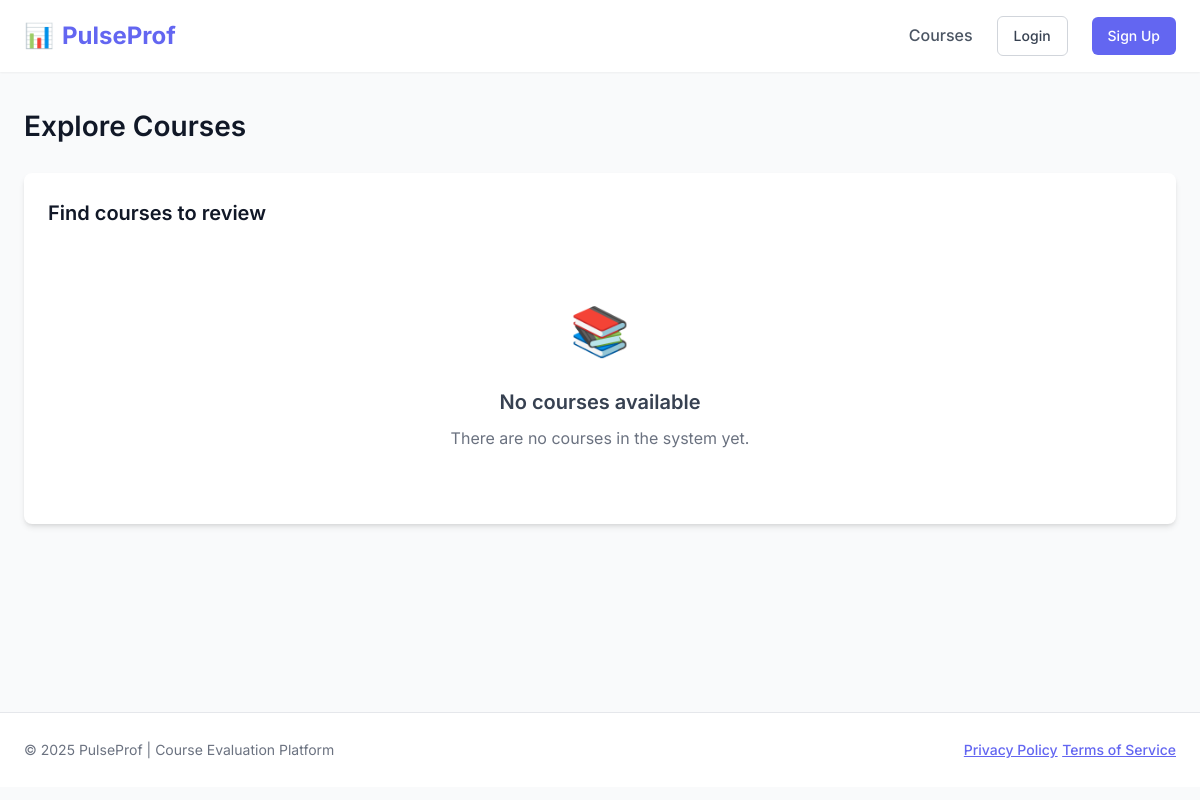
The app's page /, older data.
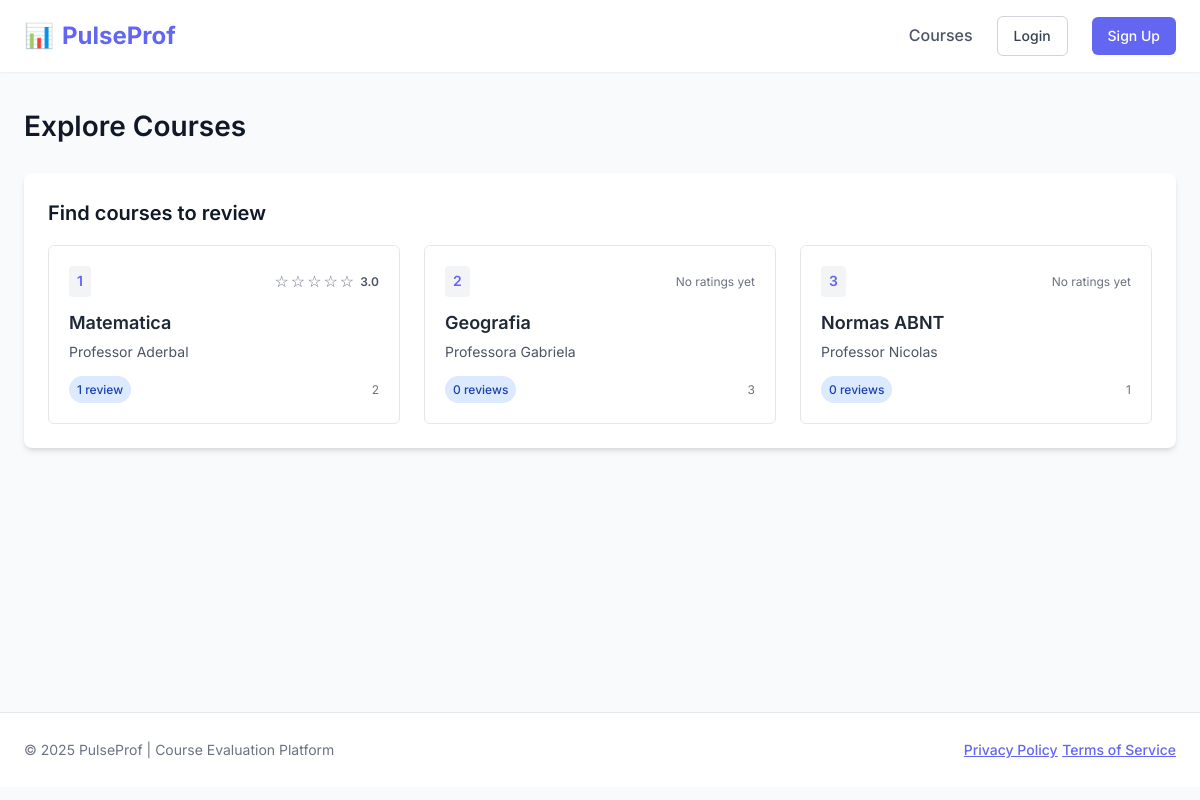
The same page, newer data.
### avaliacoes/models.py (models this page shows, shortened)
class Course(models.Model):
    title = models.CharField(max_length=100)
    code = models.CharField(max_length=20, unique=True)
    instructor = models.CharField(max_length=100)
    semester = models.CharField(max_length=20, blank=True)
    description = models.TextField(blank=True)

### avaliacoes/views.py (the view)
# urls.py: path('', views.course_list, name='course_list'),
def course_list(request):
    courses = Course.objects.annotate(
        avg_rating=Avg('review__rating'),
        num_reviews=Count('review')
    ).order_by('code')
    context = {
        'courses': courses,
        'page_title': 'Available Courses'
    }
    return render(request, 'course_list.html', context)

### avaliacoes/templates/course_list.html (shortened to what this page needs)
{% extends 'base.html' %}
{% block content %}
<h1 class="page-title">Explore Courses</h1>
<div class="card">
    <div class="card-header">
        <h2 class="card-title">Find courses to review</h2>
    </div>
    {% if courses %}
        <div class="course-grid">
            {% for course in courses %}
                <a href="{% url 'course_detail' course.id %}" class="course-card">
                    <div class="course-header">
                        <span class="course-code">{{ course.code }}</span>
                        {% if course.avg_rating %}
                            <div class="stars">
                                {% for i in "12345" %}
                                    {% if forloop.counter <= course.avg_rating|floatformat:"0" %}
                                        <span>⭐</span>
                                    {% else %}
                                        <span class="text-muted">☆</span>
                                    {% endif %}
                                {% endfor %}
                                <span class="rating-value">{{ course.avg_rating|floatformat:1 }}</span>
                            </div>
                        {% else %}
                            <span class="no-ratings">No ratings yet</span>
                        {% endif %}
                    </div>
                    <h3 class="course-title">{{ course.title }}</h3>
                    <p class="course-instructor">{{ course.instructor }}</p>
                    <div class="course-meta">
                        <span class="badge badge-primary">{{ course.num_reviews }} review{{ course.num_reviews|pluralize }}</span>
                        {% if course.semester %}
                            <span class="course-semester">{{ course.semester }}</span>
                        {% endif %}
                    </div>
                </a>
            {% endfor %}
        </div>
    {% else %}
        <div class="empty-state">
            <div class="empty-icon">📚</div>
            <h3>No courses available</h3>
            <p>There are no courses in the system yet.</p>
        </div>
    {% endif %}
</div>
{% endblock %}

### avaliacoes/templates/base.html (shortened to what this page needs)
<!DOCTYPE html>
<html lang="en">
<head>
</head>
<body>
    <header>
        <div class="container">
            <nav class="navbar">
                <a href="{% url 'course_list' %}" class="logo">
                    <span class="logo-icon">📊</span> PulseProf
                </a>
                <div class="nav-links">
                    <a href="{% url 'course_list' %}" class="nav-link">Courses</a>
                    {% if user.is_authenticated %}
    <span class="nav-link">Hello, {{ user.username }}</span>
    <form method="post" action="{% url 'logout' %}" style="display: inline;">
        {% csrf_token %}
        <button type="submit" class="btn btn-outline" style="border: none; background: none; cursor: pointer;">Logout</button>
    </form>
{% else %}
    <a href="{% url 'login' %}" class="btn btn-outline">Login</a>
    <a href="{% url 'register' %}" class="btn btn-primary">Sign Up</a>
{% endif %}
                </div>
            </nav>
        </div>
    </header>
    <main>
        <div class="container">
            {% block content %}{% endblock %}
        </div>
    </main>
    <footer>
        <div class="container">
            <div class="footer-content">
                <div class="footer-text">
                    &copy; {% now "Y" %} PulseProf | Course Evaluation Platform
                </div>
                <div>
                    <a href="#" class="btn btn-link">Privacy Policy</a>
                    <a href="#" class="btn btn-link">Terms of Service</a>
                </div>
            </div>
        </div>
    </footer>
</body>
</html>

### avaliacoes/templates/base.html (style rules this page uses)
:root { --primary: #6366f1; --primary-dark: #4f46e5; --primary-light: #a5b4fc; --secondary: #ec4899; --success: #10b981; --danger: #ef4444; --warning: #f59e0b; --gray-50: #f9fafb; --gray-100: #f3f4f6; --gray-200: #e5e7eb; --gray-300: #d1d5db; --gray-400: #9ca3af; --gray-500: #6b7280; --gray-600: #4b5563; --gray-700: #374151; --gray-800: #1f2937; --gray-900: #111827; --radius-sm: 0.25rem; --radius-md: 0.375rem; --radius-lg: 0.5rem; --shadow-sm: 0 1px 2px 0 rgb(0 0 0 / 0.05); --shadow-md: 0 4px 6px -1px rgb(0 0 0 / 0.1), 0 2px 4px -2px rgb(0 0 0 / 0.1); --shadow-lg: 0 10px 15px -3px rgb(0 0 0 / 0.1), 0 4px 6px -4px rgb(0 0 0 / 0.1); }
* { margin: 0; padding: 0; box-sizing: border-box; }
body { font-family: 'Inter', sans-serif; color: var(--gray-800); background-color: var(--gray-50); line-height: 1.6; }
header { background-color: white; box-shadow: var(--shadow-sm); padding: 1rem 0; position: sticky; top: 0; z-index: 10; }
.container { width: 100%; max-width: 1200px; margin: 0 auto; padding: 0 1.5rem; }
.navbar { display: flex; justify-content: space-between; align-items: center; }
.logo { font-size: 1.5rem; font-weight: 700; color: var(--primary); text-decoration: none; display: flex; align-items: center; gap: 0.5rem; }
.logo-icon { font-size: 1.5rem; }
.nav-links { display: flex; gap: 1.5rem; align-items: center; }
.nav-link { color: var(--gray-600); text-decoration: none; font-weight: 500; transition: color 0.2s ease; }
.btn { display: inline-flex; align-items: center; justify-content: center; padding: 0.5rem 1rem; border-radius: var(--radius-md); font-weight: 500; text-decoration: none; cursor: pointer; transition: all 0.2s ease; border: none; font-size: 0.875rem; }
.btn-primary { background-color: var(--primary); color: white; }
.btn-outline { background-color: transparent; border: 1px solid var(--gray-300); color: var(--gray-700); }
.btn-link { background: none; padding: 0; color: var(--primary); text-decoration: underline; }
main { padding: 2rem 0; min-height: calc(100vh - 160px); }
.page-title { font-size: 1.75rem; font-weight: 600; color: var(--gray-900); margin-bottom: 1.5rem; }
.card { background-color: white; border-radius: var(--radius-lg); box-shadow: var(--shadow-md); padding: 1.5rem; margin-bottom: 1.5rem; }
.card-header { display: flex; justify-content: space-between; align-items: center; margin-bottom: 1rem; }
.card-title { font-size: 1.25rem; font-weight: 600; color: var(--gray-900); }
.badge { display: inline-flex; align-items: center; padding: 0.25rem 0.5rem; border-radius: 9999px; font-size: 0.75rem; font-weight: 500; }
.badge-primary { background-color: #dbeafe; color: #1e40af; }
.stars { display: flex; align-items: center; gap: 0.125rem; color: var(--warning); }
footer { background-color: white; padding: 1.5rem 0; border-top: 1px solid var(--gray-200); }
.footer-content { display: flex; justify-content: space-between; align-items: center; }
.footer-text { color: var(--gray-500); font-size: 0.875rem; }
.text-muted { color: var(--gray-500); }

### avaliacoes/templates/course_list.html (style rules this page uses)
.course-grid { display: grid; grid-template-columns: repeat(auto-fill, minmax(280px, 1fr)); gap: 1.5rem; }
.course-card { background-color: white; border-radius: var(--radius-md); border: 1px solid var(--gray-200); padding: 1.25rem; transition: all 0.2s ease; text-decoration: none; color: inherit; display: flex; flex-direction: column; }
.course-header { display: flex; justify-content: space-between; align-items: center; margin-bottom: 0.75rem; }
.course-code { font-size: 0.875rem; font-weight: 600; color: var(--primary); background-color: var(--gray-100); padding: 0.25rem 0.5rem; border-radius: var(--radius-sm); }
.rating-value { margin-left: 0.25rem; font-size: 0.75rem; font-weight: 600; color: var(--gray-600); }
.no-ratings { font-size: 0.75rem; color: var(--gray-500); }
.course-title { font-size: 1.125rem; font-weight: 600; color: var(--gray-800); margin-bottom: 0.25rem; }
.course-instructor { font-size: 0.875rem; color: var(--gray-600); margin-bottom: 0.75rem; }
.course-meta { display: flex; align-items: center; justify-content: space-between; margin-top: auto; }
.course-semester { font-size: 0.75rem; color: var(--gray-500); }

Row changes from the older to the newer data that the page shows:
added Course: code "1", avg_rating "3.0", title "Matematica", instructor "Professor Aderbal", num_reviews "1", semester "2"
added Course: code "2", shows "No ratings yet", title "Geografia", instructor "Professora Gabriela", num_reviews "0", semester "3"
added Course: code "3", shows "No ratings yet", title "Normas ABNT", instructor "Professor Nicolas", num_reviews "0", semester "1"
Text that changed along with them:
text no longer shown: "📚 No courses available There are no courses in the system yet."
